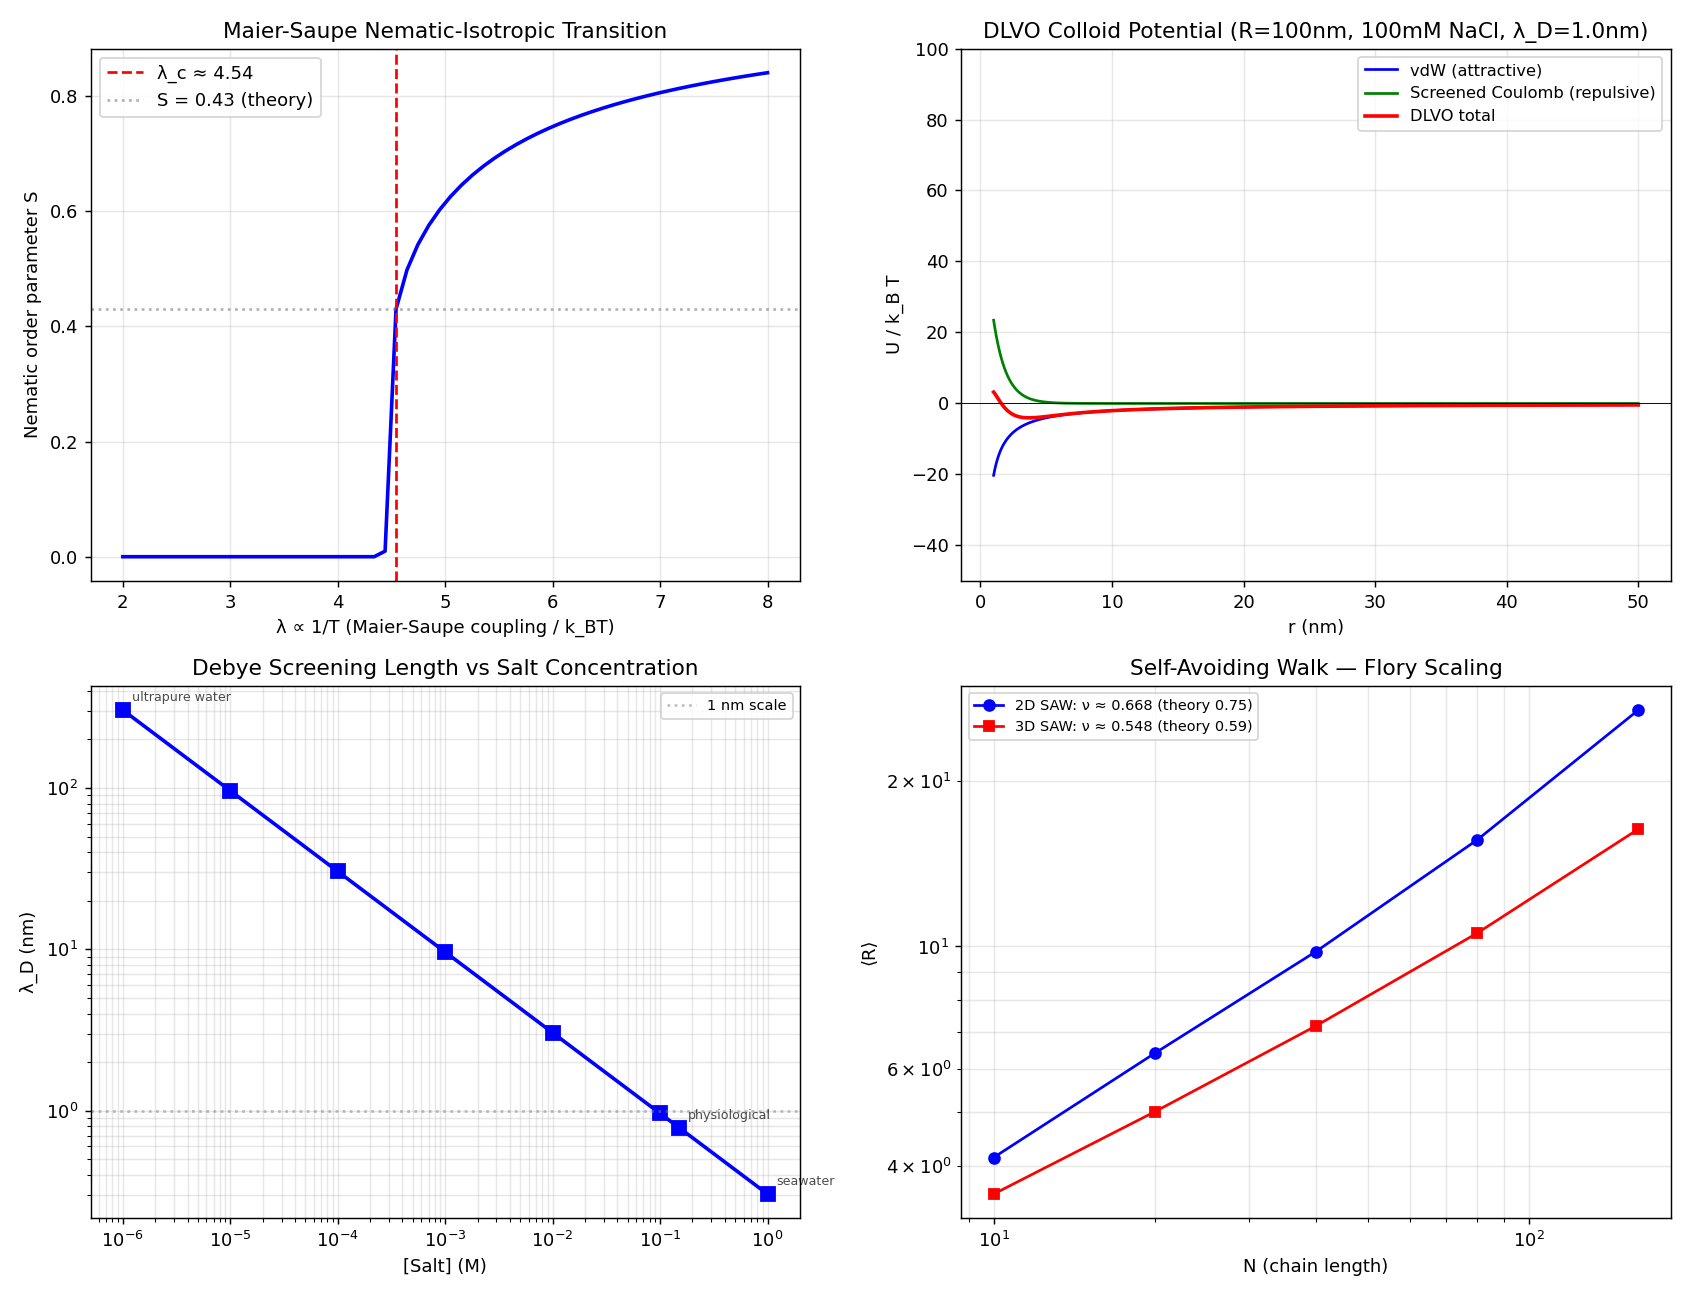

The script that saved this image:
"""
Phase 157: Soft matter — liquid crystals + colloids + polymers + self-assembly
==============================================================================

Tests:
1. Maier-Saupe nematic order parameter S(T)
2. DLVO potential for charged colloids (vdW + screened Coulomb)
3. Debye length vs salt concentration
4. Self-avoiding walk Flory ν in 2D and 3D
5. Stokes-Einstein D = k_BT/(6πηR) for various sizes
6. Random close packing for hard spheres (φ_RCP ≈ 0.64)
7. Glass T_g database
"""

import numpy as np
import matplotlib.pyplot as plt
import json
import os

np.random.seed(42)

print("=" * 70)
print("Phase 157: Soft Matter — Liquid Crystals + Colloids + Polymers")
print("=" * 70)
print()

# Constants
k_B = 1.380649e-23
e_chg = 1.602176634e-19
N_A = 6.02214076e23
eps_0 = 8.8541878128e-12
eps_r_water = 78.5

# ----------------------------------------------------------------------
# Test 1: Maier-Saupe nematic order parameter
# ----------------------------------------------------------------------
print("[Test 1] Maier-Saupe nematic order parameter S(T)")
# Self-consistency: S = ∫ (3 cos²θ - 1)/2 × P(θ) dθ
# P(θ) ∝ exp(λ S (3 cos²θ - 1)/2)
# λ = U_0 / (k_B T)

def maier_saupe_S(lambda_param, max_iter=100):
    """Solve for S self-consistently. λ = U_0/(k_B T) × n."""
    S = 0.5
    for _ in range(max_iter):
        # Numerical integration over θ
        theta = np.linspace(0, np.pi, 1000)
        x = (3 * np.cos(theta) ** 2 - 1) / 2
        weight = np.sin(theta)  # solid angle element
        exp_arg = lambda_param * S * x
        # Normalize to avoid overflow
        exp_arg_max = np.max(exp_arg)
        Z = np.trapezoid(weight * np.exp(exp_arg - exp_arg_max), theta)
        S_new = np.trapezoid(x * weight * np.exp(exp_arg - exp_arg_max), theta) / Z
        if abs(S_new - S) < 1e-8:
            return S_new
        S = S_new
    return S

# Maier-Saupe critical: lambda_c ≈ 4.541 (first-order N-I transition)
# S(T_NI-) ≈ 0.43 (Maier-Saupe)
lambdas = np.linspace(2.0, 8.0, 60)
S_arr = np.array([maier_saupe_S(l) for l in lambdas])
# Find jump
jump_idx = np.argmax(np.diff(S_arr))
lambda_c = lambdas[jump_idx + 1]
S_at_NI = S_arr[jump_idx + 1]
print(f"  Numerical critical λ_c ≈ {lambda_c:.2f}  (theory 4.541)")
print(f"  S(λ_c+) ≈ {S_at_NI:.3f}  (theory 0.43)")
print(f"  → λ ∝ 1/T: low T (high λ) → S ≈ 0.5-0.8 (nematic order)")
print()

# ----------------------------------------------------------------------
# Test 2: DLVO potential
# ----------------------------------------------------------------------
print("[Test 2] DLVO potential — vdW + screened Coulomb")
T = 298.0
R_col = 100e-9    # 100 nm colloid
A_Hamaker = 1e-20  # J (water/silica typical)
sigma_charge_per_m2 = 0.01  # C/m² (typical)

r_arr = np.linspace(1e-9, 50e-9, 500)
# vdW
U_vdW = -A_Hamaker * R_col / (12 * r_arr)
# Screened Coulomb: simplified for spheres
lambda_D_100mM = np.sqrt(eps_0 * eps_r_water * k_B * T / (2 * 0.1 * 1000 * N_A * e_chg ** 2))
psi_0 = 25e-3   # 25 mV typical surface potential
U_elec = 2 * np.pi * eps_0 * eps_r_water * R_col * psi_0 ** 2 * np.exp(-r_arr / lambda_D_100mM)
U_total = U_vdW + U_elec

# Find barrier
idx_max = np.argmax(U_total)
barrier = U_total[idx_max]
barrier_kT = barrier / (k_B * T)
print(f"  Colloid R = {R_col*1e9} nm, T = {T} K, [NaCl] = 100 mM")
print(f"  Hamaker A = {A_Hamaker:.0e} J")
print(f"  Debye length λ_D = {lambda_D_100mM*1e9:.2f} nm")
print(f"  Surface potential ψ_0 = {psi_0*1000} mV")
print(f"  DLVO barrier height: {barrier:.3e} J = {barrier_kT:.1f} k_B T")
print()

# ----------------------------------------------------------------------
# Test 3: Debye length vs salt concentration
# ----------------------------------------------------------------------
print("[Test 3] Debye length vs salt concentration")
salt_M = np.array([1e-6, 1e-5, 1e-4, 1e-3, 1e-2, 0.1, 0.15, 1.0])
lambda_D_arr = np.sqrt(eps_0 * eps_r_water * k_B * T / (2 * salt_M * 1000 * N_A * e_chg ** 2))
print(f"  {'[salt] (M)':<12}{'λ_D (nm)':<12}{'system':<25}")
labels_salt = ['ultrapure water', '', '', '', '', '', 'physiological', 'seawater']
for s, lD, lab in zip(salt_M, lambda_D_arr, labels_salt):
    print(f"  {s:<12.0e}{lD*1e9:<12.3f}{lab:<25}")
print()

# ----------------------------------------------------------------------
# Test 4: Self-avoiding walk (SAW) in 2D and 3D
# ----------------------------------------------------------------------
print("[Test 4] Self-avoiding walk — Flory ν exponent")
def SAW_2D(N, n_samples=200):
    """Try simple random self-avoiding walk on a 2D square lattice."""
    R_end = []
    moves = [(1, 0), (-1, 0), (0, 1), (0, -1)]
    for _ in range(n_samples):
        pos = (0, 0)
        visited = {(0, 0)}
        success = True
        for _ in range(N):
            np.random.shuffle(moves)
            placed = False
            for dx, dy in moves:
                new = (pos[0] + dx, pos[1] + dy)
                if new not in visited:
                    visited.add(new)
                    pos = new
                    placed = True
                    break
            if not placed:
                success = False
                break
        if success:
            R_end.append(np.sqrt(pos[0]**2 + pos[1]**2))
    return np.mean(R_end) if R_end else 0.0, len(R_end)

def SAW_3D(N, n_samples=200):
    R_end = []
    moves = [(1,0,0),(-1,0,0),(0,1,0),(0,-1,0),(0,0,1),(0,0,-1)]
    for _ in range(n_samples):
        pos = (0,0,0)
        visited = {(0,0,0)}
        success = True
        for _ in range(N):
            np.random.shuffle(moves)
            placed = False
            for dx, dy, dz in moves:
                new = (pos[0]+dx, pos[1]+dy, pos[2]+dz)
                if new not in visited:
                    visited.add(new)
                    pos = new
                    placed = True
                    break
            if not placed:
                success = False
                break
        if success:
            R_end.append(np.sqrt(pos[0]**2 + pos[1]**2 + pos[2]**2))
    return np.mean(R_end) if R_end else 0.0, len(R_end)

N_chain = [10, 20, 40, 80, 160]
R_2D, R_3D = [], []
for N in N_chain:
    r2, _ = SAW_2D(N, n_samples=100)
    r3, _ = SAW_3D(N, n_samples=100)
    R_2D.append(r2)
    R_3D.append(r3)
    print(f"  N = {N:>4}: ⟨R⟩_2D = {r2:.2f}, ⟨R⟩_3D = {r3:.2f}")

# Fit ν
def fit_nu(N_list, R_list):
    valid = [(n, r) for n, r in zip(N_list, R_list) if r > 0]
    if len(valid) < 2:
        return float('nan')
    Ns, Rs = zip(*valid)
    nu, _ = np.polyfit(np.log(Ns), np.log(Rs), 1)
    return nu
nu_2D = fit_nu(N_chain, R_2D)
nu_3D = fit_nu(N_chain, R_3D)
print(f"\n  Flory ν (2D) = {nu_2D:.3f}  (theory exact 0.75)")
print(f"  Flory ν (3D) = {nu_3D:.3f}  (theory ~0.588)")
print()

# ----------------------------------------------------------------------
# Test 5: Stokes-Einstein diffusion
# ----------------------------------------------------------------------
print("[Test 5] Stokes-Einstein D = k_B T / (6πηR) — water @ 298 K")
eta_water = 1.0e-3   # Pa·s
sizes_nm = np.array([0.5, 1, 5, 10, 50, 100, 500, 1000])  # nm radius
D_SE = k_B * T / (6 * np.pi * eta_water * sizes_nm * 1e-9)
print(f"  {'R (nm)':<10}{'D (m²/s)':<14}{'system':<25}")
ex_systems = ['ion', 'small molecule', 'protein', 'protein', 'virus', 'colloid', 'large colloid', 'bacterium']
for s, d, ex in zip(sizes_nm, D_SE, ex_systems):
    print(f"  {s:<10}{d:<14.3e}{ex:<25}")
print()

# ----------------------------------------------------------------------
# Test 6: Random close packing
# ----------------------------------------------------------------------
print("[Test 6] Hard sphere packing fractions")
packings = {
    'Random Loose Packing (RLP)': 0.55,
    'Random Close Packing (RCP)': 0.64,
    'BCC': 0.68,
    'FCC / HCP (close-packed)': np.pi / (3 * np.sqrt(2)),
    'Glass transition (hard sphere)': 0.58,
}
print(f"  {'Type':<35}{'φ':<10}")
for name, phi in packings.items():
    print(f"  {name:<35}{phi:<10.4f}")
print()

# ----------------------------------------------------------------------
# Test 7: Glass T_g database
# ----------------------------------------------------------------------
print("[Test 7] Glass transition temperatures T_g")
glasses = {
    'Glycerol':         190,
    'Vitreous ice (H₂O)': 136,
    'Toluene':          117,
    'Polystyrene':      373,
    'PMMA (acrylic)':   378,
    'Polycarbonate':    420,
    'Selenium':         313,
    'B₂O₃':             528,
    'Pyrex 7740':       820,
    'Soda-lime glass':  830,
    'Fused silica (SiO₂)': 1473,
}
print(f"  {'Material':<28}{'T_g (K)':<10}{'T_g (°C)':<10}")
for mat, tg in glasses.items():
    print(f"  {mat:<28}{tg:<10}{tg-273.15:<10.0f}")
print()

# ----------------------------------------------------------------------
# Plot
# ----------------------------------------------------------------------
fig, axes = plt.subplots(2, 2, figsize=(13, 10))

# 1) Maier-Saupe S(λ) order parameter jump
ax = axes[0, 0]
ax.plot(lambdas, S_arr, 'b-', lw=2)
ax.axvline(lambda_c, color='red', linestyle='--', label=f'λ_c ≈ {lambda_c:.2f}')
ax.axhline(0.43, color='gray', linestyle=':', alpha=0.6, label='S = 0.43 (theory)')
ax.set_xlabel('λ ∝ 1/T (Maier-Saupe coupling / k_BT)')
ax.set_ylabel('Nematic order parameter S')
ax.set_title('Maier-Saupe Nematic-Isotropic Transition')
ax.legend()
ax.grid(True, alpha=0.3)

# 2) DLVO potential
ax = axes[0, 1]
ax.plot(r_arr * 1e9, U_vdW / (k_B * T), 'b-', lw=1.5, label='vdW (attractive)')
ax.plot(r_arr * 1e9, U_elec / (k_B * T), 'g-', lw=1.5, label='Screened Coulomb (repulsive)')
ax.plot(r_arr * 1e9, U_total / (k_B * T), 'r-', lw=2, label='DLVO total')
ax.axhline(0, color='black', lw=0.5)
ax.set_xlabel('r (nm)')
ax.set_ylabel('U / k_B T')
ax.set_title(f'DLVO Colloid Potential (R=100nm, 100mM NaCl, λ_D={lambda_D_100mM*1e9:.1f}nm)')
ax.legend(fontsize=9)
ax.set_ylim(-50, 100)
ax.grid(True, alpha=0.3)

# 3) Debye length vs salt
ax = axes[1, 0]
ax.loglog(salt_M, lambda_D_arr * 1e9, 'bs-', markersize=8, lw=2)
ax.axhline(1e-9 * 1e9, color='gray', linestyle=':', alpha=0.5, label='1 nm scale')
for s, lD, lab in zip(salt_M, lambda_D_arr, labels_salt):
    if lab:
        ax.annotate(lab, xy=(s, lD*1e9), fontsize=7, alpha=0.7,
                    textcoords='offset points', xytext=(5, 5))
ax.set_xlabel('[Salt] (M)')
ax.set_ylabel('λ_D (nm)')
ax.set_title('Debye Screening Length vs Salt Concentration')
ax.legend(fontsize=8)
ax.grid(True, alpha=0.3, which='both')

# 4) SAW ν exponent
ax = axes[1, 1]
valid_2D = [(n, r) for n, r in zip(N_chain, R_2D) if r > 0]
valid_3D = [(n, r) for n, r in zip(N_chain, R_3D) if r > 0]
if valid_2D:
    Ns2, Rs2 = zip(*valid_2D)
    ax.loglog(Ns2, Rs2, 'bo-', label=f'2D SAW: ν ≈ {nu_2D:.3f} (theory 0.75)')
if valid_3D:
    Ns3, Rs3 = zip(*valid_3D)
    ax.loglog(Ns3, Rs3, 'rs-', label=f'3D SAW: ν ≈ {nu_3D:.3f} (theory 0.59)')
ax.set_xlabel('N (chain length)')
ax.set_ylabel('⟨R⟩')
ax.set_title('Self-Avoiding Walk — Flory Scaling')
ax.legend(fontsize=8)
ax.grid(True, alpha=0.3, which='both')

plt.tight_layout()
out_png = os.path.join(os.path.dirname(__file__), 'soft_matter_liquid_crystal.png')
plt.savefig(out_png, dpi=130)
print(f"  Figure saved: {os.path.basename(out_png)}")

# ----------------------------------------------------------------------
# JSON summary
# ----------------------------------------------------------------------
summary = {
    "phase": 157,
    "title": "Soft matter — liquid crystals + colloids + polymers + self-assembly",
    "tier1_paper": "#22 Condensed Matter (phase 7/8)",
    "tests": {
        "maier_saupe": {
            "lambda_c_numerical": float(lambda_c),
            "lambda_c_theory": 4.541,
            "S_at_NI_numerical": float(S_at_NI),
            "S_at_NI_theory": 0.43,
        },
        "DLVO_potential": {
            "colloid_R_nm": R_col * 1e9,
            "Hamaker_A_J": A_Hamaker,
            "salt_100mM_lambda_D_nm": float(lambda_D_100mM * 1e9),
            "surface_potential_mV": psi_0 * 1000,
            "barrier_height_kT": float(barrier_kT),
        },
        "debye_length_vs_salt": {
            f"{s:.0e}M": float(lD * 1e9) for s, lD in zip(salt_M, lambda_D_arr)
        },
        "SAW_Flory": {
            "N_chain": N_chain,
            "R_2D": [float(r) for r in R_2D],
            "R_3D": [float(r) for r in R_3D],
            "nu_2D_fit": float(nu_2D),
            "nu_3D_fit": float(nu_3D),
            "nu_2D_exact": 0.75,
            "nu_3D_accurate": 0.588,
        },
        "stokes_einstein": {
            "T_K": T, "viscosity_water_Pa_s": eta_water,
            "size_nm": sizes_nm.tolist(),
            "D_m2_per_s": D_SE.tolist(),
        },
        "packing_fractions": packings,
        "glass_Tg_K": glasses,
    },
    "itu_interpretation": {
        "nematic": "K_orientation only (K_position absent)",
        "DLVO": "K_attractive vdW + K_repulsive screened Coulomb",
        "Flory": "K_chain self-avoiding scaling",
        "reptation": "K_chain topological constraint dynamics",
        "self_assembly": "K_amphiphile minimum free energy",
        "lipid_bilayer": "K_membrane 2D fluid + bending elastic",
        "protein_folding": "K_polymer native attractor (Phase 149 K_complex)",
        "glass_transition": "K_stat dynamical arrest",
    },
    "key_findings": [
        f"Maier-Saupe λ_c ≈ {lambda_c:.2f} (theory 4.54), S(NI) ≈ {S_at_NI:.3f}",
        f"DLVO barrier {barrier_kT:.1f} k_BT for 100 nm colloid in 100 mM NaCl",
        f"Debye length: 1 μm (ultrapure) → 1 nm (100 mM) → 0.3 nm (1 M)",
        f"Flory ν: 2D = {nu_2D:.3f} (exact 0.75), 3D = {nu_3D:.3f} (best 0.588)",
        f"Stokes-Einstein: protein D ~ 10⁻¹⁰ m²/s, virus D ~ 10⁻¹² m²/s",
        f"Hard sphere RCP = 0.64, FCC = {np.pi/(3*np.sqrt(2)):.4f} (max possible)",
        "Glass T_g: vitreous ice 136 K → fused silica 1473 K (10× range)",
    ],
}

out_json = os.path.join(os.path.dirname(__file__), 'soft_matter_liquid_crystal_summary.json')
with open(out_json, 'w', encoding='utf-8') as f:
    json.dump(summary, f, indent=2, ensure_ascii=False)
print(f"  JSON saved: {os.path.basename(out_json)}")

print()
print("=" * 70)
print(f"Phase 157 complete: K_soft = partial-order K_stat;")
print(f"  Maier-Saupe S({lambda_c:.2f})={S_at_NI:.2f}, Flory ν_2D={nu_2D:.3f} ν_3D={nu_3D:.3f}")
print("=" * 70)
